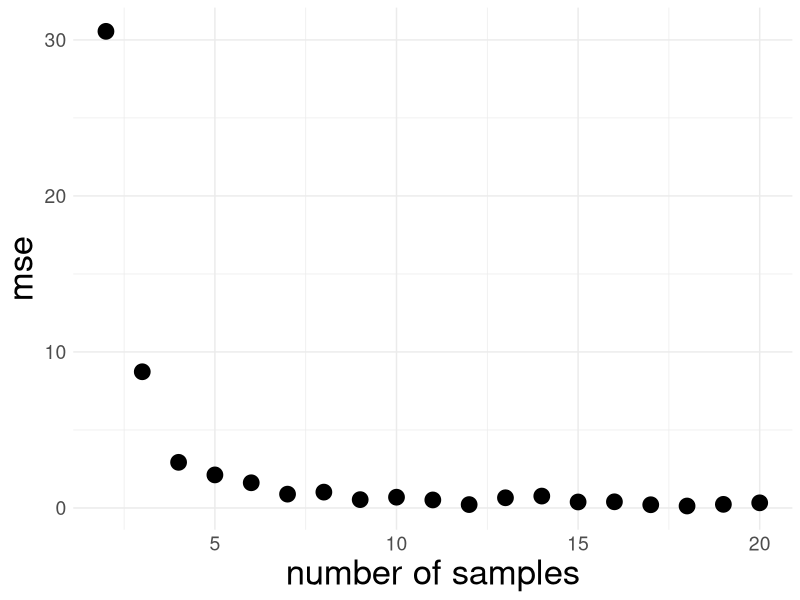

Source code (R): (Note: this script raises an error after producing the figure.)
library(tidyverse)
library(segmented)

## Function to Generate Trajectories
generate_traj <- function(num_traj){
  t <- c() # vector of times
  vol <- c() # vector of viral load
  trajec_num <- c() # vector of trajectory indices
  
  for(i in 1:num_traj){ 
    # generate t_0 and append to list
    t_0 <- runif(1, 2.5, 3.5)
    t <- append(t, t_0)
    
    candidate_w_1 <- Inf
    while(candidate_w_1 > 2.5){
      candidate_w_1 <- rgamma(1, 1.5, 1)
    }
    t <- append(t, t_0 + candidate_w_1 + 0.5)
    w_2 <- runif(1, 4, 9)
    t <- append(t, t_0 + candidate_w_1 + 0.5 + w_2)
    
    v_peak <- runif(1, 7, 11)
    vol <- append(vol, c(3, v_peak, 6))
    
    trajec_num <- append(trajec_num, c(i, i, i))
  } 
  
  df <- as.data.frame(cbind(t, vol, trajec_num))
  
  return(df)
}

## Function to return actual y values for x values
get_y <- function(traj, x){
  m_1 <-(traj$vol[[2]] - traj$vol[[1]]) / (traj$t[[2]] - traj$t[[1]]) # slope of first line seg
  b_1 <- traj$vol[[2]] - (m_1 * traj$t[[2]]) # y-int of first line seg
  
  m_2 <-(traj$vol[[3]] - traj$vol[[2]]) / (traj$t[[3]] - traj$t[[2]]) # slope of second line seg
  b_2 <- traj$vol[[3]] - (m_2 * traj$t[[3]]) # y-int of second line seg
  
  y <- c()
  for(i in 1:length(x)){
    if(x[i] <= traj$t[[2]]){
      y_i <- m_1*x[i] + b_1
    }
    else{
      y_i <- m_2*x[i] + b_2
    }
    y <- c(y, y_i)
  }
  
  return(y)
}

## Function to sample from trajectory
sample_traj <- function(traj, num_samples){
  x <- runif(num_samples, min = traj$t[[1]], max = traj$t[[3]]) # generate u.a.r. x coords
  
  y <- get_y(traj, x)
  
  sampled_pts <- data.frame(x = x, y = y)
  
  return(sampled_pts)
}

## Simulation
max_n = 20 
num_iter = 100

all_mse <- c()

for(n in 2:max_n){
  print(n)
  sink(file = "/dev/null", append = FALSE, type = "output")
  mse_for_n <- c()
  for(i in 1:num_iter){    
    traj <- generate_traj(1)
    sampled_pts <- sample_traj(traj, n)
    fit.lm <- lm(data = sampled_pts, y ~ x)
    fit.seg  <- suppressWarnings(selgmented(fit.lm, Kmax = 1, type = "bic", check.dslope=FALSE))
    
    to_predict <- seq(3, max(traj$t), by = 0.25)
    fit.data <- data.frame(x = to_predict, y = predict(fit.seg, data.frame(x = to_predict)))
    actual <- get_y(traj, to_predict)
    
    mse <- (1/length(to_predict)) * sum((actual - fit.data$y)^2)
    mse_for_n <- c(mse_for_n, mse)
  }
  all_mse <- c(all_mse, mean(mse_for_n))
  sink()
}

plot1 <- ggplot() +
  geom_point(aes(x = 2:n, y = all_mse), size = 5) +
  labs(y = "mse", x = "number of samples") +
  theme_minimal() +
  theme(axis.text = element_text(size = 14), axis.title = element_text(size = 25))
  

ggsave("/Users/violetross/Desktop/FTAS/Efficient Sampling/segmented regression/plot1.png",
       plot = plot1, width = 20, height = 9)

## Why are my results so weird? AKA modified simulation
max_n = 20 
num_iter = 20
should_break <- FALSE

all_mse <- c()

for(n in 2:max_n){
  print(n)
  sink(file = "/dev/null", append = FALSE, type = "output")
  mse_for_n <- c()
  for(i in 1:num_iter){    traj <- generate_traj(1)
  sampled_pts <- sample_traj(traj, n)
  fit.lm <- lm(data = sampled_pts, y ~ x)
  fit.seg  <- suppressWarnings(selgmented(fit.lm, Kmax = 1, type = "bic", check.dslope=FALSE))
  
  to_predict <- seq(3, max(traj$t), by = 0.25)
  fit.data <- data.frame(x = to_predict, y = predict(fit.seg, data.frame(x = to_predict)))
  actual <- get_y(traj, to_predict)
  
  mse <- (1/length(to_predict)) * sum((actual - fit.data$y)^2)
  if(mse > 50){
    plot <- ggplot() +
      geom_point(aes(x = to_predict, y = fit.data$y), size = 5) +
      geom_line(aes(x = to_predict, y = actual), linewidth = 3)
    sink()
    should_break <- TRUE
    break
  }
  mse_for_n <- c(mse_for_n, mse)
  }
  if(should_break == TRUE){
    break
  }
  all_mse <- c(all_mse, mean(mse_for_n))
  sink()
}

plot2 <- plot +
  labs(y = "viral RNA", x = "t") +
  theme_minimal() +
  theme(axis.text = element_text(size = 14), axis.title = element_text(size = 25))

ggsave("/Users/violetross/Desktop/FTAS/Efficient Sampling/segmented regression/plot2.png",
       plot = plot2, width = 20, height = 9)
